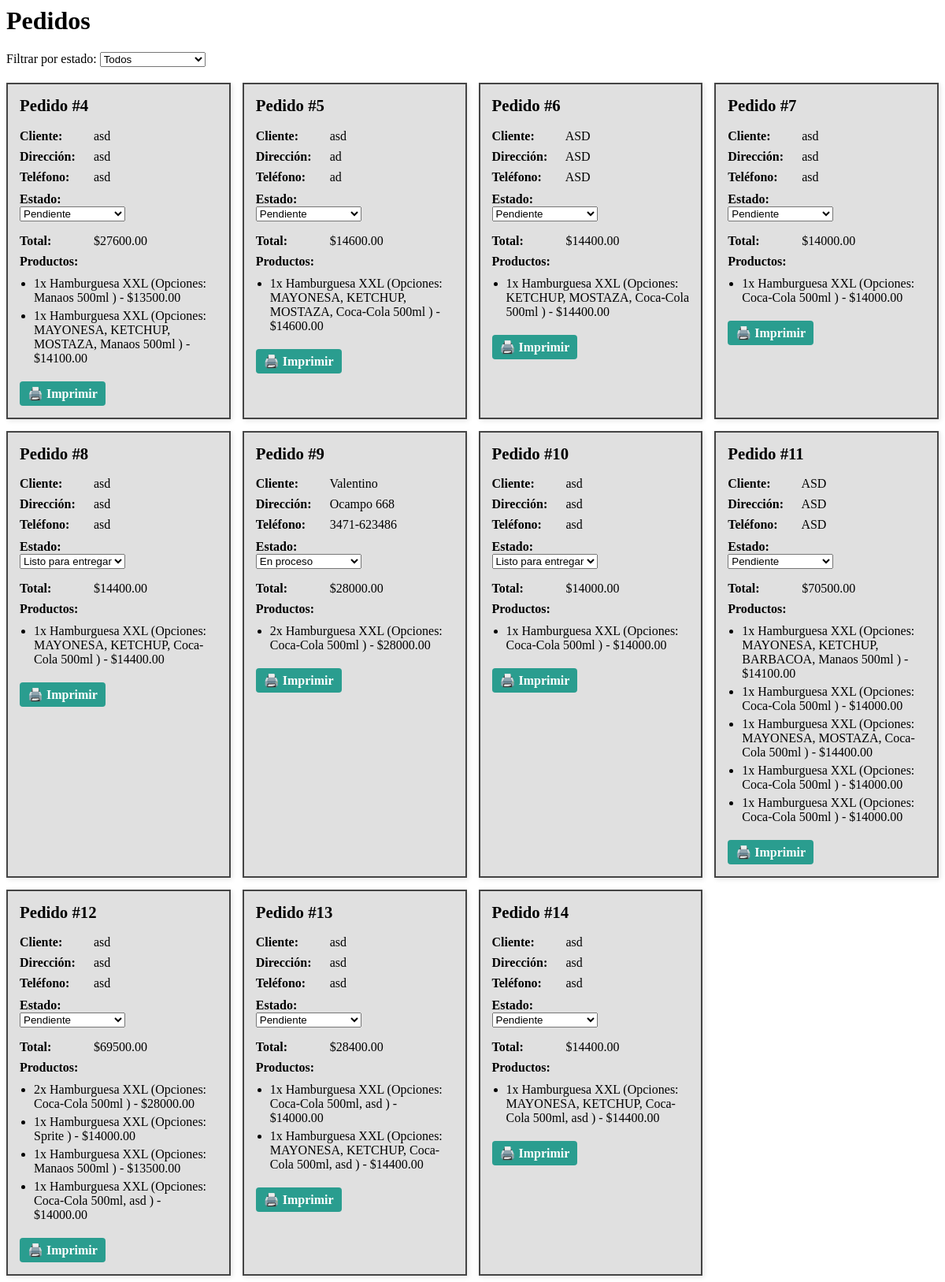
/panel/pedidos/, run on the app's committed database.
### mi_app/models.py (models this page shows, shortened)
class Pedido(models.Model):
    ESTADOS = [
        ('pendiente', 'Pendiente'),
        ('proceso', 'En proceso'),
        ('listo', 'Listo para entregar'),
        ('entregado', 'Entregado'),
        ('cancelado', 'Cancelado'),
    ]
    cliente_nombre = models.CharField(max_length=100)
    cliente_direccion = models.CharField(max_length=200)
    cliente_telefono = models.CharField(max_length=20, blank=True)
    total = models.DecimalField(max_digits=10, decimal_places=2, default=0)
    estado = models.CharField(max_length=20, choices=ESTADOS, default='pendiente')
    fecha_creacion = models.DateTimeField(auto_now_add=True)

class PedidoProducto(models.Model):
    pedido = models.ForeignKey(Pedido, on_delete=models.CASCADE, related_name='items')
    producto = models.ForeignKey(Producto, on_delete=models.CASCADE)
    cantidad = models.PositiveIntegerField(default=1)
    opciones_seleccionadas = models.ManyToManyField(PersonalizacionOpcion, blank=True)
    def subtotal(self):
        subtotal_base = self.producto.precio * self.cantidad
        extras = sum([op.precio_extra for op in self.opciones_seleccionadas.all()])
        return subtotal_base + (extras * self.cantidad)

class Producto(models.Model):
    nombre = models.CharField(max_length=100)
    descripcion = models.TextField(blank=True)
    precio = models.DecimalField(max_digits=8, decimal_places=2)
    categoria = models.CharField(max_length=50)
    disponible = models.BooleanField(default=True)
    personalizable = models.BooleanField(default=False)
    campos_personalizacion = models.ManyToManyField('PersonalizacionCampo', blank=True, related_name='productos')
    imagen = models.ImageField(upload_to='productos/', blank=True, null=True)  # 👈 campo nuevo

class PersonalizacionOpcion(models.Model):
    campo = models.ForeignKey(PersonalizacionCampo, on_delete=models.CASCADE, related_name='opciones')
    nombre = models.CharField(max_length=100)
    precio_extra = models.DecimalField(max_digits=6, decimal_places=2, default=0)

### mi_app/views.py (the view)
# urls.py: path('panel/pedidos/', views.pedidos_admin, name='pedidos_admin'),
def pedidos_admin(request):
    estado = request.GET.get('estado')
    pedidos = Pedido.objects.all()
    if estado:
        pedidos = pedidos.filter(estado=estado)
    return render(request, 'admin/pedidos_admin.html', {'pedidos': pedidos})

### mi_app/templates/admin/pedidos_admin.html (shortened to what this page needs)
{% load static %}
<h1>Pedidos</h1>
<link rel="stylesheet" href="{% static 'css/pedidos_admin.css' %}">
<form method="get" style="margin-bottom: 20px;">
  <label for="estado">Filtrar por estado:</label>
  <select id="estado" name="estado" onchange="this.form.submit()">
    <option value="">Todos</option>
  </select>
</form>
<div class="pedidos-grid">
  {% for pedido in pedidos %}
    <div class="pedido-card">
      <h2>Pedido #{{ pedido.id }}</h2>
      <div class="pedido-info"><strong>Cliente:</strong> {{ pedido.cliente_nombre }}</div>
      <div class="pedido-info"><strong>Dirección:</strong> {{ pedido.cliente_direccion }}</div>
      <div class="pedido-info"><strong>Teléfono:</strong> {{ pedido.cliente_telefono }}</div>
      <div class="pedido-estado" style="margin-top: 10px;"><strong>Estado:</strong>
        <form method="post" action="{% url 'cambiar_estado_pedido' pedido.id %}">
          <select name="estado" onchange="this.form.submit()">
            {% for key, label in pedido.ESTADOS %}
              <option value="{{ key }}" {% if pedido.estado == key %}selected{% endif %}>{{ label }}</option>
            {% endfor %}
          </select>
        </form>
      </div>
      <div class="pedido-info"><strong>Total:</strong> ${{ pedido.total }}</div>
      <div class="pedido-info"><strong>Productos:</strong></div>
      <ul class="productos-list">
        {% for item in pedido.items.all %}
          <li>
            {{ item.cantidad }}x {{ item.producto.nombre }}
            {% if item.opciones_seleccionadas.all %}
              (Opciones:
              {% for op in item.opciones_seleccionadas.all %}
                {{ op.nombre }}{% if not forloop.last %}, {% endif %}
              {% endfor %}
              )
            {% endif %}
            - ${{ item.subtotal|floatformat:2 }}
          </li>
        {% endfor %}
      </ul>
      <div class="pedido-actions">
        <a href="{% url 'imprimir_pedido' pedido.id %}" target="_blank">🖨️ Imprimir</a>
      </div>
    </div>
  {% empty %}
    <p>No hay pedidos para mostrar.</p>
  {% endfor %}
</div>

### mi_app/templates/admin/pedidos_admin.html (style rules this page uses)
.pedidos-grid { display: grid; grid-template-columns: repeat(auto-fill, minmax(280px, 1fr)); gap: 15px; }
.pedido-card { border: 2px solid #444; border-radius: 0px; padding: 15px; background:rgb(224, 224, 224); box-shadow: 2px 2px 6px rgba(0,0,0,0.1); }
.pedido-card h2 { margin-top: 0; font-size: 1.3rem; }
.pedido-info { margin: 8px 0; }
.pedido-info strong { display: inline-block; width: 90px; }
.pedido-actions a { display: inline-block; margin-top: 10px; padding: 6px 10px; background: #2a9d8f; color: white; text-decoration: none; border-radius: 4px; font-weight: bold; }
.productos-list { margin: 10px 0; padding-left: 18px; }
.productos-list li { margin-bottom: 5px; }

### data on the page
Pedido: id "4", cliente_nombre "asd", cliente_direccion "asd", cliente_telefono "asd", estado "Pendiente", total "27600.00"
PedidoProducto: cantidad "1", producto.nombre "Hamburguesa XXL", subtotal "13500.00"
PersonalizacionOpcion: nombre "Manaos 500ml"
PedidoProducto: cantidad "1", producto.nombre "Hamburguesa XXL", subtotal "14100.00"
PersonalizacionOpcion: nombre "MAYONESA"
PersonalizacionOpcion: nombre "KETCHUP"
PersonalizacionOpcion: nombre "MOSTAZA"
Pedido: id "5", cliente_nombre "asd", cliente_direccion "ad", cliente_telefono "ad", estado "Pendiente", total "14600.00"
PedidoProducto: cantidad "1", producto.nombre "Hamburguesa XXL", subtotal "14600.00"
PersonalizacionOpcion: nombre "Coca-Cola 500ml"
Pedido: id "6", cliente_nombre "ASD", cliente_direccion "ASD", cliente_telefono "ASD", estado "Pendiente", total "14400.00"
PedidoProducto: cantidad "1", producto.nombre "Hamburguesa XXL", subtotal "14400.00"
Pedido: id "7", cliente_nombre "asd", cliente_direccion "asd", cliente_telefono "asd", estado "Pendiente", total "14000.00"
PedidoProducto: cantidad "1", producto.nombre "Hamburguesa XXL", subtotal "14000.00"
Pedido: id "8", cliente_nombre "asd", cliente_direccion "asd", cliente_telefono "asd", estado "Listo para entregar", total "14400.00"
PedidoProducto: cantidad "1", producto.nombre "Hamburguesa XXL", subtotal "14400.00"
Pedido: id "9", cliente_nombre "Valentino", cliente_direccion "Ocampo 668", cliente_telefono "3471-623486", estado "En proceso", total "28000.00"
PedidoProducto: cantidad "2", producto.nombre "Hamburguesa XXL", subtotal "28000.00"
Pedido: id "10", cliente_nombre "asd", cliente_direccion "asd", cliente_telefono "asd", estado "Listo para entregar", total "14000.00"
PedidoProducto: cantidad "1", producto.nombre "Hamburguesa XXL", subtotal "14000.00"
Pedido: id "11", cliente_nombre "ASD", cliente_direccion "ASD", cliente_telefono "ASD", estado "Pendiente", total "70500.00"
PedidoProducto: cantidad "1", producto.nombre "Hamburguesa XXL", subtotal "14100.00"
PersonalizacionOpcion: nombre "BARBACOA"
PedidoProducto: cantidad "1", producto.nombre "Hamburguesa XXL", subtotal "14000.00"
PedidoProducto: cantidad "1", producto.nombre "Hamburguesa XXL", subtotal "14400.00"
PedidoProducto: cantidad "1", producto.nombre "Hamburguesa XXL", subtotal "14000.00"
PedidoProducto: cantidad "1", producto.nombre "Hamburguesa XXL", subtotal "14000.00"
Pedido: id "12", cliente_nombre "asd", cliente_direccion "asd", cliente_telefono "asd", estado "Pendiente", total "69500.00"
PedidoProducto: cantidad "2", producto.nombre "Hamburguesa XXL", subtotal "28000.00"
PedidoProducto: cantidad "1", producto.nombre "Hamburguesa XXL", subtotal "14000.00"
PersonalizacionOpcion: nombre "Sprite"
PedidoProducto: cantidad "1", producto.nombre "Hamburguesa XXL", subtotal "13500.00"
PedidoProducto: cantidad "1", producto.nombre "Hamburguesa XXL", subtotal "14000.00"
PersonalizacionOpcion: nombre "asd"
Pedido: id "13", cliente_nombre "asd", cliente_direccion "asd", cliente_telefono "asd", estado "Pendiente", total "28400.00"
PedidoProducto: cantidad "1", producto.nombre "Hamburguesa XXL", subtotal "14000.00"
PedidoProducto: cantidad "1", producto.nombre "Hamburguesa XXL", subtotal "14400.00"
Pedido: id "14", cliente_nombre "asd", cliente_direccion "asd", cliente_telefono "asd", estado "Pendiente", total "14400.00"
PedidoProducto: cantidad "1", producto.nombre "Hamburguesa XXL", subtotal "14400.00"
